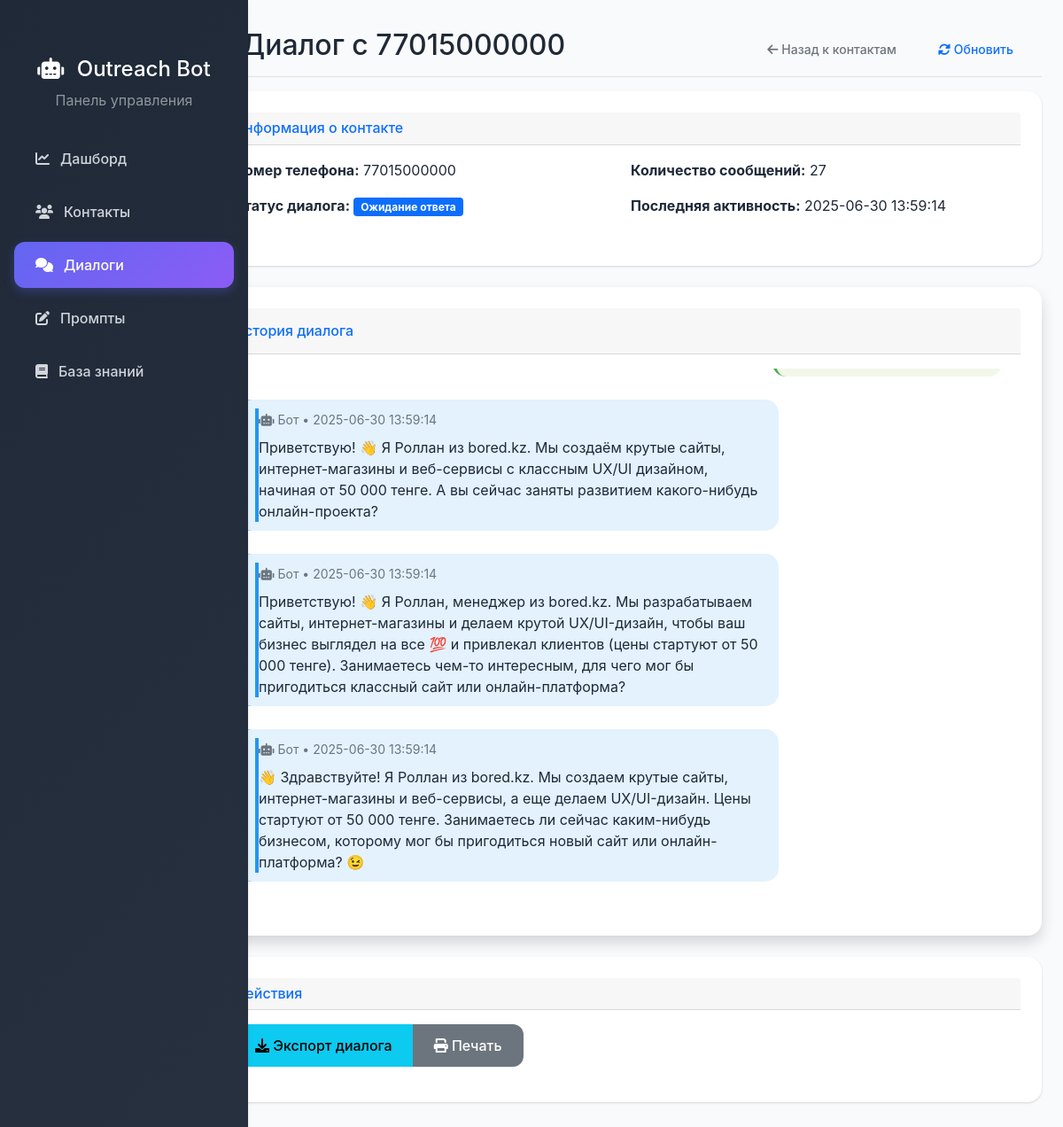
Page /dialogs/77015000000 on the committed database.
### tables this page shows
CREATE TABLE results (
            id INTEGER PRIMARY KEY AUTOINCREMENT,
            user_id TEXT NOT NULL,
            status TEXT NOT NULL,
            text TEXT,
            reply TEXT,
            analysis TEXT,
            timestamp TIMESTAMP DEFAULT CURRENT_TIMESTAMP
        );

### panel/app.py (the view)
@app.get("/dialogs/{user_id}", response_class=HTMLResponse)
def dialog_page(request: Request, user_id: str):
    try:
        dialog_history = get_dialog_history(user_id)
        return templates.TemplateResponse("dialog.html", {
            "request": request,
            "user_id": user_id,
            "dialog_history": dialog_history
        })
    except Exception as e:
        return templates.TemplateResponse("dialog.html", {
            "request": request,
            "user_id": user_id,
            "error": str(e),
            "dialog_history": []
        })

### panel/templates/dialog.html (shortened to what this page needs)
{% extends "base.html" %}
{% block content %}
<div class="d-flex justify-content-between flex-wrap flex-md-nowrap align-items-center pt-3 pb-2 mb-3 border-bottom">
    <h1 class="h2">💬 Диалог с {{ user_id }}</h1>
    <div class="btn-toolbar mb-2 mb-md-0">
        <div class="btn-group me-2">
            <a href="/contacts" class="btn btn-sm btn-outline-secondary">
                <i class="fas fa-arrow-left"></i> Назад к контактам
            </a>
            <button type="button" class="btn btn-sm btn-outline-primary" onclick="location.reload()">
                <i class="fas fa-sync-alt"></i> Обновить
            </button>
        </div>
    </div>
</div>
<div class="card mb-4">
    <div class="card-header">
        <h6 class="m-0 font-weight-bold text-primary">Информация о контакте</h6>
    </div>
    <div class="card-body">
        <div class="row">
            <div class="col-md-6">
                <p><strong>Номер телефона:</strong> {{ user_id }}</p>
                <p><strong>Статус диалога:</strong>
                    {% if dialog_history %}
                        {% set last_message = dialog_history[-1] %}
                        {% if last_message.type == 'bot' %}
                            <span class="badge bg-primary">Ожидание ответа</span>
                        {% else %}
                            <span class="badge bg-success">Получен ответ</span>
                        {% endif %}
                    {% else %}
                        <span class="badge bg-secondary">Нет данных</span>
                    {% endif %}
                </p>
            </div>
            <div class="col-md-6">
                <p><strong>Количество сообщений:</strong> {{ dialog_history|length }}</p>
                <p><strong>Последняя активность:</strong>
                    {% if dialog_history %}
                        {{ dialog_history[-1].timestamp }}
                    {% else %}
                        Нет данных
                    {% endif %}
                </p>
            </div>
        </div>
    </div>
</div>
<div class="card shadow">
    <div class="card-header py-3">
        <h6 class="m-0 font-weight-bold text-primary">История диалога</h6>
    </div>
    <div class="card-body">
        {% if dialog_history %}
            <div class="chat-container" style="max-height: 600px; overflow-y: auto;">
                {% for message in dialog_history %}
                <div class="message-container mb-3">
                    <div class="d-flex {% if message.type == 'bot' %}justify-content-start{% else %}justify-content-end{% endif %}">
                        <div class="message {% if message.type == 'bot' %}bot-message{% else %}client-message{% endif %}"
                             style="max-width: 70%; padding: 10px 15px; border-radius: 15px; margin: 5px;">
                            {% if message.type == 'bot' %}
                                <div class="bot-message" style="background-color: #e3f2fd; border-left: 4px solid #2196f3;">
                                    <div class="message-header">
                                        <small class="text-muted">
                                            <i class="fas fa-robot"></i> Бот • {{ message.timestamp }}
                                        </small>
                                    </div>
                                    <div class="message-content mt-2">
                                        {{ message.text }}
                                    </div>
                                </div>
                            {% endif %}
                        </div>
                    </div>
                </div>
                {% endfor %}
            </div>
        {% else %}
            <div class="text-center py-5">
                <i class="fas fa-comments fa-3x text-muted mb-3"></i>
                <p class="text-muted">История диалога пуста</p>
            </div>
        {% endif %}
    </div>
</div>
<div class="row mt-4">
    <div class="col-12">
        <div class="card">
            <div class="card-header">
                <h6 class="m-0 font-weight-bold text-primary">Действия</h6>
            </div>
            <div class="card-body">
                <div class="btn-group" role="group">
                    <button type="button" class="btn btn-info" onclick="exportDialog()">
                        <i class="fas fa-download"></i> Экспорт диалога
                    </button>
                    <button type="button" class="btn btn-secondary" onclick="printDialog()">
                        <i class="fas fa-print"></i> Печать
                    </button>
                </div>
            </div>
        </div>
    </div>
</div>
{% endblock %}

### panel/static/style.css (style rules this page uses)
:root { --primary-color: #6366f1; --secondary-color: #8b5cf6; --success-color: #10b981; --danger-color: #ef4444; --warning-color: #f59e0b; --dark-bg: #1f2937; --card-bg: #ffffff; --text-primary: #1f2937; --text-secondary: #6b7280; --border-color: #e5e7eb; }
body { font-family: 'Inter', -apple-system, BlinkMacSystemFont, 'Segoe UI', Roboto, sans-serif; margin: 0; padding: 0; background-color: #f9fafb; color: var(--text-primary); }
.card { background: var(--card-bg); border-radius: 1rem; box-shadow: 0 1px 3px 0 rgba(0, 0, 0, 0.1), 0 1px 2px 0 rgba(0, 0, 0, 0.06); padding: 1.5rem; margin-bottom: 1.5rem; border: none; transition: all 0.2s ease; }
.btn { display: inline-block; padding: 0.75rem 1.5rem; border: none; border-radius: 0.75rem; text-decoration: none; cursor: pointer; transition: all 0.2s ease; font-weight: 500; }

### panel/templates/base.html (style rules this page uses)
:root { --primary-color: #6366f1; --secondary-color: #8b5cf6; --success-color: #10b981; --danger-color: #ef4444; --warning-color: #f59e0b; --dark-bg: #1f2937; --card-bg: #ffffff; --text-primary: #1f2937; --text-secondary: #6b7280; --border-color: #e5e7eb; }
body { font-family: 'Inter', -apple-system, BlinkMacSystemFont, 'Segoe UI', Roboto, sans-serif; background-color: #f9fafb; color: var(--text-primary); }
.card { border: none; box-shadow: 0 1px 3px 0 rgba(0, 0, 0, 0.1), 0 1px 2px 0 rgba(0, 0, 0, 0.06); border-radius: 1rem; background: var(--card-bg); transition: all 0.2s ease; }
.btn { border-radius: 0.75rem; font-weight: 500; padding: 0.75rem 1.5rem; transition: all 0.2s ease; }

### panel/templates/dialog.html (style rules this page uses)
.bot-message { background-color: #e3f2fd !important; border-left: 4px solid #2196f3 !important; }
.client-message { background-color: #f1f8e9 !important; border-left: 4px solid #4caf50 !important; }
.message-container { animation: fadeIn 0.3s ease-in; }

### rows in the picture
results: timestamp "2025-06-30 13:59:14", text "👋 Здравствуйте! Я Роллан из bored.kz. Мы создаем крутые сайты, интернет-магазины и веб-сервисы, а еще делаем UX/UI-дизайн. Цены стартуют от 50 000 тенге. Занимаетесь ли сейчас каким-нибудь бизнесом, которому мог бы пригодиться новый сайт или онлайн-платформа? 😉"
results: timestamp "2025-06-30 13:59:14", text "Приветствую! 👋 Я Роллан из bored.kz. Мы создаём крутые сайты, интернет-магазины и веб-сервисы с классным UX/UI дизайном, начиная от 50 000 тенге. А вы сейчас заняты развитием какого-нибудь онлайн-проекта?"
results: timestamp "2025-06-30 13:59:14", text "Приветствую! 👋 Я Роллан, менеджер из bored.kz. Мы разрабатываем сайты, интернет-магазины и делаем крутой UX/UI-дизайн, чтобы ваш бизнес выглядел на все 💯 и привлекал клиентов (цены стартуют от 50 000 тенге). Занимаетесь чем-то интересным, для чего мог бы пригодиться классный сайт или онлайн-платформа?"

### other values in the picture
{{ user_id }} "77015000000"
{{ dialog_history|length }} "27"
